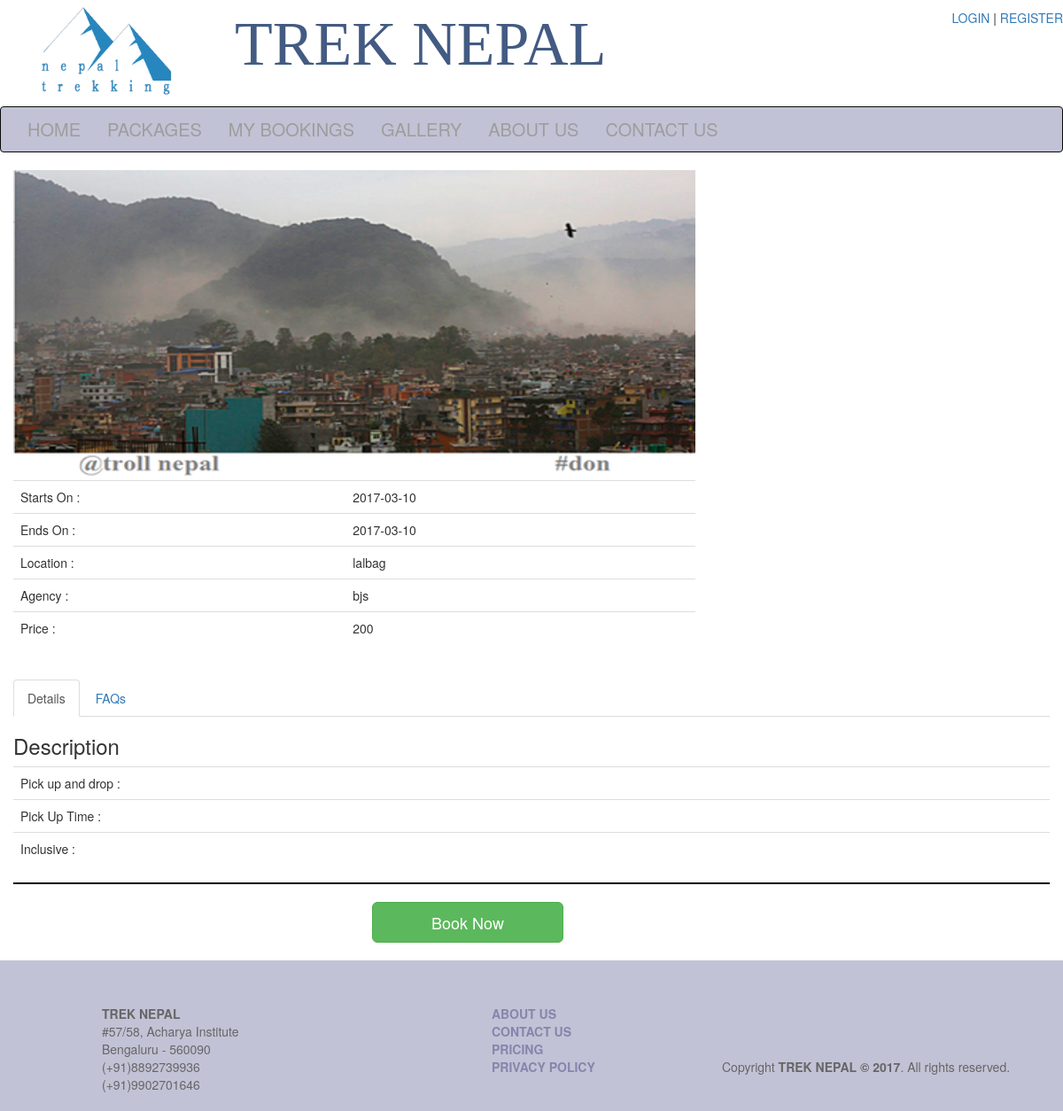
The app's page /package_details.php?id=4&price=200 with its own data.
### tables this page shows
CREATE TABLE IF NOT EXISTS `packages` (
  `id` int(11) NOT NULL,
  `package_name` varchar(80) NOT NULL,
  `image` text NOT NULL,
  `date_start` date NOT NULL,
  `date_end` date NOT NULL,
  `location` varchar(50) NOT NULL,
  `trekking_agency` varchar(50) NOT NULL,
  `price` float NOT NULL
);

### package_details.php (the view, shortened to what this page needs)
<?php
include('header.php');
include('logo.php');
include('connect.php');
?>
<div class="min-height">
	<div class="container-fluid">
		<?php
		if(isset($_GET['id'])&&isset($_GET['price'])){
			$id=$_GET['id'];
			$price=$_GET['price'];
			$query="SELECT * FROM `packages` where `id`='$id'";
			$result=mysqli_query($con,$query);
			if($result){
				if(mysqli_num_rows($result)>=1){
					while($row=mysqli_fetch_array($result)){
						echo'<div class="row">';
						echo '<div class="col-md-8 ">';
						$id=$row['id'];
						$image=$row['image'];
						$start=$row['date_start'];
						$ends=$row['date_end'];
						$location=$row['location'];
						$trekking_agency=$row['trekking_agency'];
						$price=$row['price'];
						?>
						<img src=" <?php echo $image; ?> " height="350px" width="100%"/>
						<?php
						echo '<table class="table ">';
						echo'<tr class="borderless">';
						echo'<td>';
						echo"Starts On :";
						echo'</td>';
						echo'<td>';
						echo $start;
						echo'</td>';
						echo'</tr>';
						echo'<tr>';
						echo'<td>';
						echo"Ends On :";
						echo'</td>';
						echo'<td>';
						echo $ends;
						echo'</td>';
						echo'</tr>';
						echo'<tr>';
						echo'<td>';
						echo"Location :";
						echo'</td>';
						echo'<td>';
						echo $location;
						echo'</td>';
						echo'</tr>';
						echo'<tr>';
						echo'<td>';
						echo"Agency :";
						echo'</td>';
						echo'<td>';
						echo $trekking_agency;
						echo'</td>';
						echo'</tr>';
						echo'<tr>';
						echo'<td>';
						echo"Price :";
						echo'</td>';
						echo'<td>';
						echo $price;
						echo'</td>';
						echo'</tr>';
						echo'</table>';
						echo'</div>';
						echo'</div>';
					}
					echo "<br/>";
				}
			}
		}
		?>
	</div>
	<div class="container-fluid">
		<ul class="nav nav-tabs">
			<li class="active"><a data-toggle="tab" href="#details">Details</a></li>
			<li><a data-toggle="tab" href="#faqs">FAQs</a></li>
		</ul>
		<div class="tab-content">
			<div id="details" class="tab-pane fade in active">
				<h3>Description</h3>
				<?php
				echo '<table class="table ">';
				echo'<tr class="borderless">';
				echo'<td>';
				echo"Pick up and drop :";
				echo'</td>';
				echo'<td>';
				echo'</td>';
				echo'</tr>';
				echo'<tr>';
				echo'<td>';
				echo"Pick Up Time :";
				echo'</td>';
				echo'<td>';
				echo'</td>';
				echo'</tr>';
				echo'<tr>';
				echo'<td>';
				echo"Inclusive :";
				echo'</td>';
				echo'<td>';
				echo'</td>';
				echo'</tr>';
				echo'</table>';
				?>
			</div>
		</div>
		<hr style="border:1px solid black;">
		<div class="container col-md-8 col-xs-offset-4">
			<a class="btn btn-lg btn-success" href="user_details.php?id= <?php echo $id; ?>&price= <?php echo $price; ?>">&nbsp;&nbsp;&nbsp;&nbsp;&nbsp;&nbsp;&nbsp;&nbsp;&nbsp;&nbsp;Book Now&nbsp;&nbsp;&nbsp;&nbsp;&nbsp;&nbsp;&nbsp;&nbsp;&nbsp;&nbsp;</a>
			<br><br>
		</div>
	</div>
	<?php
	include('footer.php');
	?>

### css/main.css (style rules this page uses)
ul li { list-style-type: none; }
.min-height { min-height: 300px; }

### records on screen
packages: image (picture), date_start "2017-03-10", date_end "2017-03-10", location "lalbag", trekking_agency "bjs", price "200"
